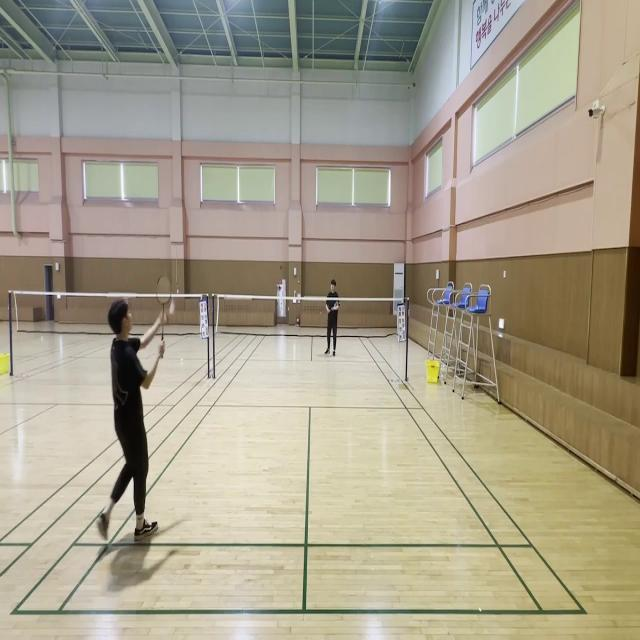
#> input picture yolov8/shuttle-yolo-dataset/images/train/000100_jpg.rf.ae7e3ca72f8d608fb252e83eeb3428e7.jpg, 640 x 640 px; its folder holds only this picture in this run
$ python -i court_selection.py   (imports and definitions only)
#> lines starting #> are read from the running program, lines starting #| are printed output that depends on the picture
#> further down, picture is the input picture: shape (640, 640, 3); mean B, G, R 139.5, 158.6, 165.9
### src/court_detection.py
"""Classical, bounded court-template search on a static-camera background.

This initial detector proposes calibrations for review. Court geometry alone
cannot identify the physical near end of a symmetric court, and the quality
thresholds have not yet been calibrated on a source-disjoint real-video set.
"""

from __future__ import annotations

from dataclasses import dataclass
from itertools import combinations

import cv2
import numpy as np

from src.court_projection import (
    COURT_CALIBRATION_LINES,
    CourtHomography,
    _transform_numpy,
    floor_court_line_segments,
)


@dataclass
class CourtDetection:
    calibration: CourtHomography | None
    image_lines: dict[str, list[list[float]]]
    diagnostics: dict
    status: str


# [23 lines left out: function line_evidence, not called in this run]


def _legacy_line_evidence(image: np.ndarray) -> np.ndarray:
    """Broad paint evidence retained for geometry validation."""
    gray = cv2.cvtColor(image, cv2.COLOR_BGR2GRAY)
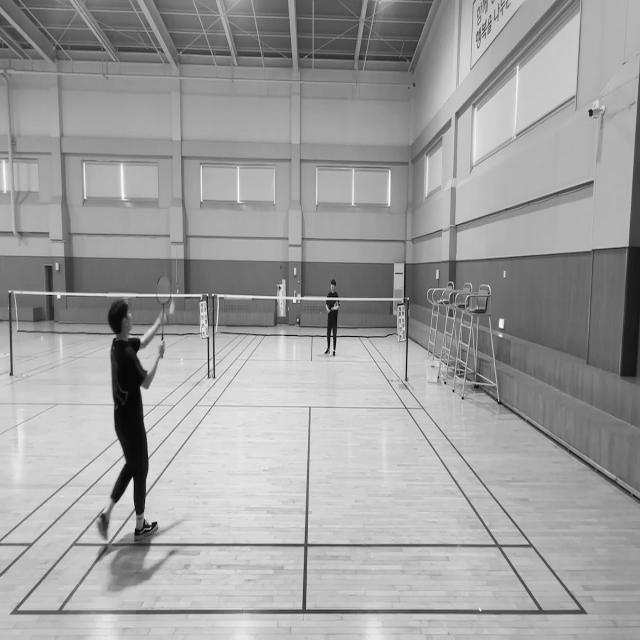
#> gray: shape (640, 640); min 0, max 254, mean 158.6
    size = max(9, int(min(gray.shape) * 0.035) | 1)
    local = cv2.morphologyEx(gray, cv2.MORPH_TOPHAT, np.ones((size, size), np.uint8))
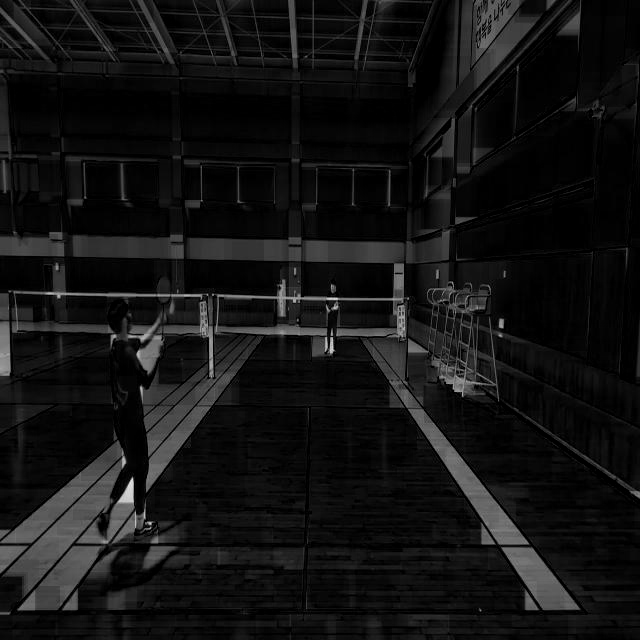
#> local: shape (640, 640); min 0, max 230, mean 18.9
    saturation = cv2.cvtColor(image, cv2.COLOR_BGR2HSV)[:, :, 1]
    chroma = cv2.morphologyEx(255 - saturation, cv2.MORPH_TOPHAT,
                              np.ones((size, size), np.uint8))
#> (the rest of the program and of its run is left out)
